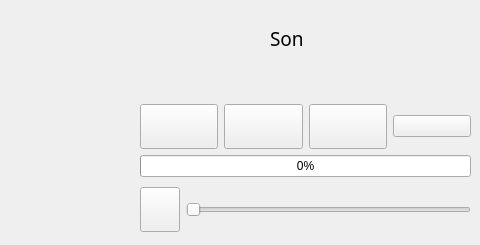
   <widget class="QWidget" name="tab_4">
    <attribute name="title">
     <string>Son</string>
    </attribute>
    <widget class="QLabel" name="label_13">
     <property name="geometry">
      <rect>
       <x>270</x>
       <y>30</y>
       <width>201</width>
       <height>16</height>
      </rect>
     </property>
     <property name="font">
      <font>
       <family>MS Reference Sans Serif</family>
       <pointsize>14</pointsize>
       <weight>50</weight>
       <bold>false</bold>
      </font>
     </property>
     <property name="text">
      <string>Son</string>
     </property>
    </widget>
    <widget class="QWidget" name="layoutWidget">
     <property name="geometry">
      <rect>
       <x>140</x>
       <y>100</y>
       <width>331</width>
       <height>136</height>
      </rect>
     </property>
     <layout class="QVBoxLayout" name="verticalLayout_2">
      <item>
       <layout class="QVBoxLayout" name="verticalLayout">
        <item>
         <layout class="QHBoxLayout" name="horizontalLayout">
          <item>
           <widget class="QPushButton" name="pushButton_apport">
            <property name="minimumSize">
             <size>
              <width>0</width>
              <height>45</height>
             </size>
            </property>
            <property name="styleSheet">
             <string notr="true">QPushButton{

    font: 12pt &quot;MS Shell Dlg 2&quot;;

color:white;

background-image:url(C:/Users/wiem/Desktop/lastupdateintegration - Copie/apporter);

background-position:  center;

background-repeat:no-repeat;

				   }</string>
            </property>
            <property name="text">
             <string/>
            </property>
           </widget>
          </item>
          <item>
           <widget class="QPushButton" name="pushButton_5">
            <property name="minimumSize">
             <size>
              <width>0</width>
              <height>45</height>
             </size>
            </property>
            <property name="styleSheet">
             <string notr="true">QPushButton{

    font: 12pt &quot;MS Shell Dlg 2&quot;;

color:white;

background-image:url(C:/Users/wiem/Desktop/lastupdateintegration - Copie/pause);

background-position:  center;

background-repeat:no-repeat;

				   }</string>
            </property>
            <property name="text">
             <string/>
            </property>
           </widget>
          </item>
          <item>
           <widget class="QPushButton" name="pushButton_stop">
            <property name="minimumSize">
             <size>
              <width>45</width>
              <height>45</height>
             </size>
            </property>
            <property name="styleSheet">
             <string notr="true">QPushButton{

    font: 12pt &quot;MS Shell Dlg 2&quot;;

color:white;

background-image:url(C:/Users/wiem/Desktop/lastupdateintegration - Copie/stop);

background-position:  center;

background-repeat:no-repeat;

				   }</string>
            </property>
            <property name="text">
             <string/>
            </property>
           </widget>
          </item>
          <item>
           <widget class="QPushButton" name="play">
            <property name="sizeIncrement">
             <size>
              <width>45</width>
              <height>45</height>
             </size>
            </property>
            <property name="styleSheet">
             <string notr="true">QPushButton{

    font: 12pt &quot;MS Shell Dlg 2&quot;;

color:white;

background-image:url(C:/Users/wiem/Desktop/lastupdateintegration - Copie/play);

background-position:  center;

background-repeat:no-repeat;

				   }</string>
            </property>
            <property name="text">
             <string/>
            </property>
           </widget>
          </item>
         </layout>
        </item>
        <item>
         <widget class="QProgressBar" name="avance">
          <property name="styleSheet">
           <string notr="true">/*QProgressBar {
    border: 2px solid grey;
    border-radius: 5px;
}

QProgressBar::chunk {
    background-color: #05B8CC;
    width: 20px;
}*/</string>
          </property>
          <property name="value">
           <number>0</number>
          </property>
         </widget>
        </item>
       </layout>
      </item>
      <item>
       <layout class="QHBoxLayout" name="horizontalLayout_2">
        <item>
         <widget class="QPushButton" name="mute">
          <property name="minimumSize">
           <size>
            <width>0</width>
            <height>45</height>
           </size>
          </property>
          <property name="styleSheet">
           <string notr="true">QPushButton{

    font: 12pt &quot;MS Shell Dlg 2&quot;;

color:white;

background-image:url(C:/Users/wiem/Desktop/lastupdateintegration - Copie/muet);

background-position:  center;

background-repeat:no-repeat;

				   }</string>
          </property>
          <property name="text">
           <string/>
          </property>
         </widget>
        </item>
        <item>
         <widget class="QSlider" name="volume">
          <property name="orientation">
           <enum>Qt::Horizontal</enum>
          </property>
         </widget>
        </item>
       </layout>
      </item>
     </layout>
    </widget>
   </widget>
